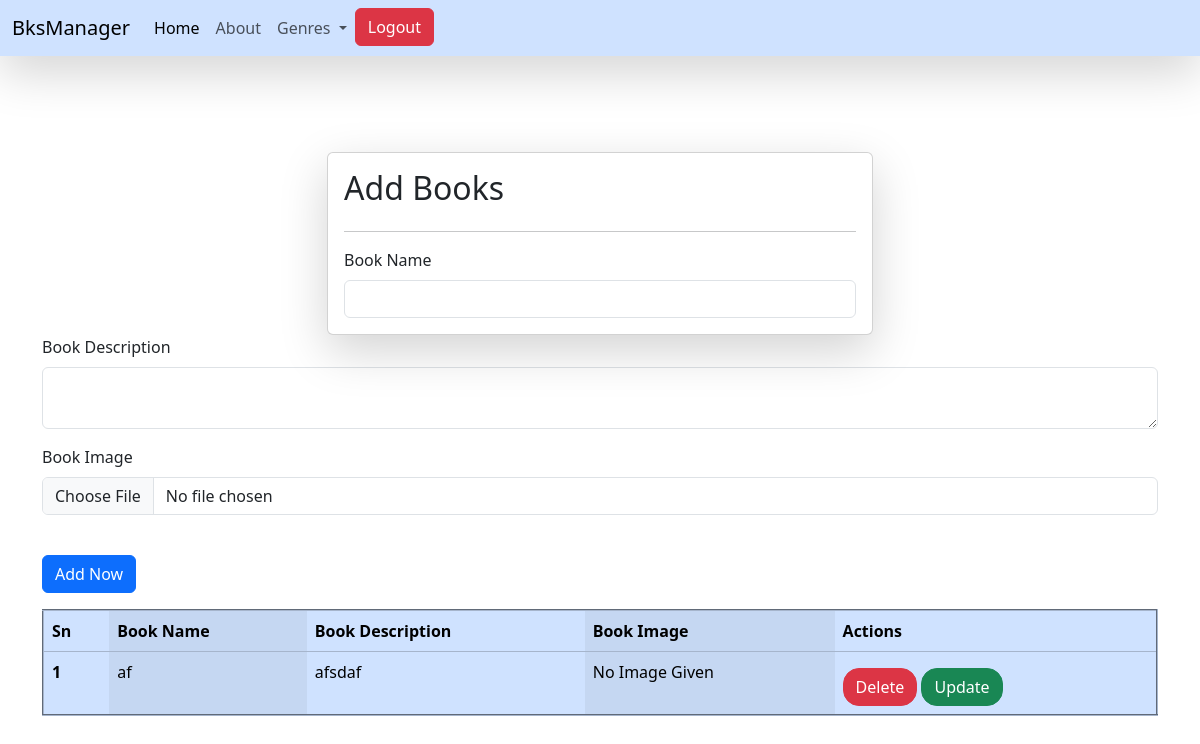
The app's page / (signed in), older data.
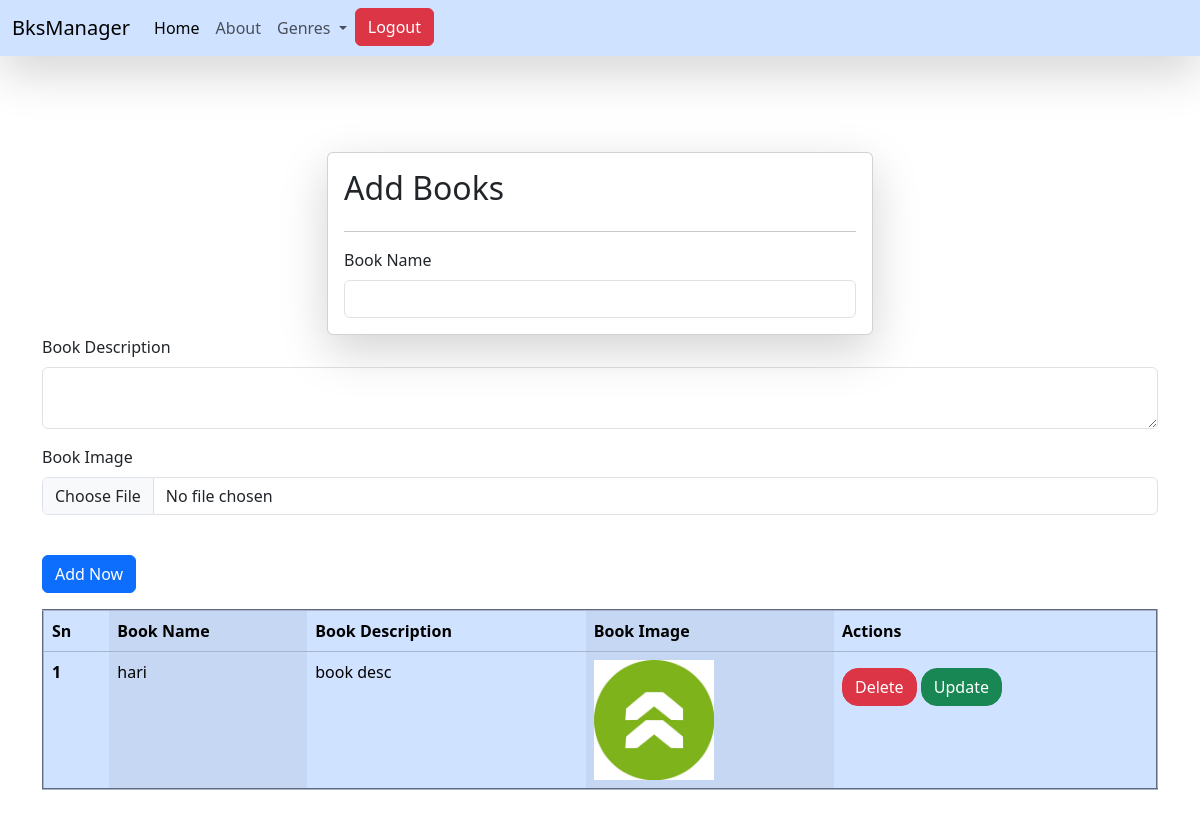
The same page, newer data.
### bookapp/models.py (models this page shows)
class Book(models.Model):
    user= models.ForeignKey(User,on_delete=models.SET_NULL, null= True, blank= True)
    book_name=models.CharField(max_length=250)
    book_description=models.TextField()
    book_image=models.ImageField( upload_to='bookimages', height_field=None, width_field=None)

### bookapp/views.py (the view, shortened to what this page needs)
# urls.py: path('',book,name='book'),
@login_required(login_url="/login")
def book(request):
    queryset=Book.objects.all()
    context={'books':queryset}
    return render(request,'books.html',context)

### bookapp/templates/books.html (shortened to what this page needs)
{% extends "base.html" %}
{% block start %}
<div class="container mt-5">
 <form class="col-6 mx-auto card p-3 shadow-lg" method="post" enctype="multipart/form-data">
<h2>Add Books</h2><hr
<div class="mb-3">
<label for="exampleInputEmail1" class="form-label">Book Name</label>
 <input name="book_name" required type="text" class="form-control">
</div>
<div class="mb-3">
 <label for="exampleInputPassword1" class="form-label">Book Description</label>
<textarea name="book_description" required class="form-control"></textarea>
</div>
 <div class="mb-3">
 <label for="exampleInputEmail1" class="form-label">Book Image</label>
 <input name="book_image" type="file" class="form-control">
<br>
 </div>
<button type="submit" class="btn btn-primary" >Add Now</button>
 <br>
 <table border="2" class="table table-primary table-striped-columns mt-3">
    <thead>
        <tr>
            <th scope="col">Sn</th>
            <th scope="col">Book Name</th>
            <th scope="col">Book Description</th>
            <th scope="col">Book Image</th>
            <th scope="col">Actions</th>
        </tr>
    </thead>
    <tbody>
        {% for book in books %}
        <tr>
            <th scope="row">{{ forloop.counter }}</th>
            <td>{{ book.book_name }}</td>
            <td>{{ book.book_description }}</td>
            <td>{% if book.book_image %}
                <img src="{{book.book_image.url}}" style="height: 120px">
                {% else %}
                <p>No Image Given</p>
                {% endif %}</td>
            <td>
             <a href="{% url 'delete_book' book.id %}" class="btn btn-danger mt-2" style="border-radius: 16px; m-2">Delete</a>
             <a href="{% url 'update_book' book.id %}" class="btn btn-success mt-2" style="border-radius: 16px;">Update</a>
           </td>
        </tr>
        {% endfor %}
    </tbody>
 </table>
{% endblock %}

### bookapp/templates/base.html (shortened to what this page needs)
<!DOCTYPE html>
<html lang="en">
	<head>
		<link
			href="https://cdn.jsdelivr.net/npm/bootstrap@5.3.3/dist/css/bootstrap.min.css"
			rel="stylesheet"
 />
	</head>
	<body>
		<nav class="navbar navbar-expand-lg bg-primary-subtle shadow-lg">
			<div class="container-fluid">
				<a class="navbar-brand" href="#">BksManager</a>
				<div
					class="collapse navbar-collapse"
					id="navbarSupportedContent">
					<ul class="navbar-nav me-auto mb-2 mb-lg-0">
						<li class="nav-item">
							<a
								class="nav-link active"
								aria-current="page"
								href="#"
								>Home</a
							>
						</li>
						<li class="nav-item">
							<a class="nav-link" href="#">About</a>
						</li>
						<li class="nav-item dropdown">
							<a
								class="nav-link dropdown-toggle"
								href="#"
								role="button"
								data-bs-toggle="dropdown"
								aria-expanded="false">
								Genres
							</a>
						</li>
						{% if request.user.is_authenticated %}
						<form action="{% url 'logout_page' %}" method="post">
							<button class="btn btn-danger" type="submit"
								>Logout</button>
						</form>
						{% else %}
						<a href="{% url 'login_page' %}" class="btn btn-primary" type="submit"
							>Login</a
						>
						{% endif %}
					</ul>
				</div>
			</div>
		</nav>
		<br /><br />
		<div class="container">{% block start %}{% endblock %}</div>
	</body>
</html>

Row changes from the older to the newer data that the page shows:
removed Book: book_name "af", book_description "afsdaf", book_image "No Image Given"
added Book: book_name "hari", book_description "book desc", book_image (picture)
